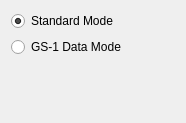
<?xml version="1.0" encoding="UTF-8"?>
<ui version="4.0">
 <class>grpC16k</class>
 <widget class="QWidget" name="grpC16k">
  <property name="geometry">
   <rect>
    <x>0</x>
    <y>0</y>
    <width>186</width>
    <height>123</height>
   </rect>
  </property>
  <property name="windowTitle">
   <string>Form</string>
  </property>
  <layout class="QVBoxLayout" name="verticalLayout">
   <item>
    <widget class="QRadioButton" name="radC16kStand">
     <property name="text">
      <string>Standard Mode</string>
     </property>
     <property name="checked">
      <bool>true</bool>
     </property>
    </widget>
   </item>
   <item>
    <widget class="QRadioButton" name="radC16kGS1">
     <property name="text">
      <string>GS-1 Data Mode</string>
     </property>
    </widget>
   </item>
   <item>
    <spacer name="verticalSpacer">
     <property name="orientation">
      <enum>Qt::Vertical</enum>
     </property>
     <property name="sizeHint" stdset="0">
      <size>
       <width>20</width>
       <height>60</height>
      </size>
     </property>
    </spacer>
   </item>
  </layout>
 </widget>
 <resources/>
 <connections/>
</ui>
